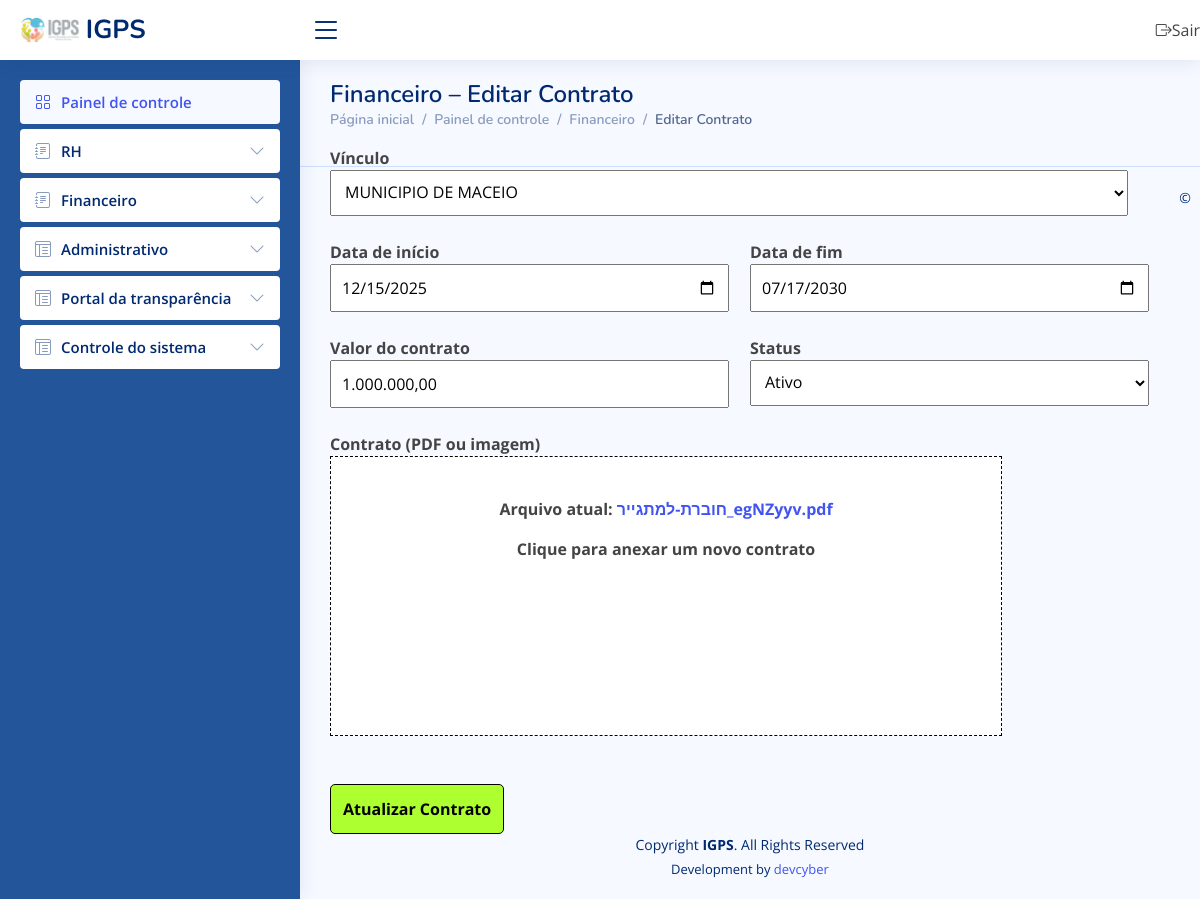
The page /editar_contrato/2/ (signed in) on the database its author committed.
### corpo/models.py (models this page shows)
class ContratoReceita(models.Model):
    vinculo = models.CharField(max_length=200)
    nome_vinculo = models.CharField(max_length=200)
    data_inicio = models.CharField(max_length=100)
    data_fim = models.CharField(max_length=100)
    contrato = models.FileField(null=True)
    valor = models.CharField(max_length=200)
    valor_atual_gasto = models.CharField(max_length=200)
    valor_atual_recebido = models.CharField(max_length=200, null=True)
    status = models.CharField(max_length=200)

### corpo/views.py (the view)
# urls.py: url(r'editar_contrato/(?P<cod>[0-9]+)/', views.editar_contrato, name="editar_contrato"),
@login_required
def editar_contrato(request, cod):
    msg = ''
    if request.method == 'POST':
        vinculo = request.POST.get('vinculo').split('=')[0]
        nome_vinculo = request.POST.get('vinculo').split('=')[1]
        data_inicio = request.POST.get('data_inicio')
        data_fim = request.POST.get('data_fim')
        valor = request.POST.get('valor')
        contrato = request.FILES.get('contrato')
        if contrato != None and contrato != '':
            ContratoReceita.objects.filter(id=cod).update(vinculo=vinculo, nome_vinculo=nome_vinculo, data_inicio=data_inicio, data_fim=data_fim, valor=valor, contrato=contrato)
        else:
            ContratoReceita.objects.filter(id=cod).update(vinculo=vinculo, nome_vinculo=nome_vinculo, data_inicio=data_inicio, data_fim=data_fim, valor=valor)
        msg = 'Salvo!'
        localizar_ip = LocationService()
        resultado = localizar_ip.get_location(str(request.META.get('REMOTE_ADDR')))
        Logs(usuario=request.user.username, data_hora=datetime.now(), dados_post=request.POST.items(), dados_pc_acesso=request.META.get('HTTP_USER_AGENT', ''), ip=request.META.get('REMOTE_ADDR'), tipo_acesso=request.method, pagina=request.path, endereco=resultado).save()
    else:
        localizar_ip = LocationService()
        resultado = localizar_ip.get_location(str(request.META.get('REMOTE_ADDR')))
        Logs(usuario=request.user, data_hora=datetime.now(), dados_post='', dados_pc_acesso=request.META.get('HTTP_USER_AGENT', ''), ip=request.META.get('REMOTE_ADDR'), tipo_acesso=request.method, pagina=request.path, endereco=resultado).save()
    return render(request, 'editar_contrato.html', {'permissao': request.user.last_name, 'msg': msg, 'entidades': Entidade.objects.filter(status=''), 'contrato': ContratoReceita.objects.filter(id=cod)})

### corpo/ip_to_endereco.py (called while the page is built)
    def get_location(self, ip_address):
        try:
            response = self.reader.city(ip_address)
            return str(response.city.name) + ', ' + str(response.subdivisions.most_specific.name) + ' - ' + str(response.country.name)
        except geoip2.errors.AddressNotFoundError:
            return "rastreamento sem exito"

### corpo/templates/editar_contrato.html (shortened to what this page needs)
{% extends 'painel.html' %}
{% block link %}
<h1>Financeiro – Editar Contrato</h1>
<nav>
    <ol class="breadcrumb">
        <li class="breadcrumb-item"><a href="/painel/">Página inicial</a></li>
        <li class="breadcrumb-item"><a href="/painel/">Painel de controle</a></li>
        <li class="breadcrumb-item"><a href="#">Financeiro</a></li>
        <li class="breadcrumb-item active">Editar Contrato</li>
    </ol>
</nav>
{% endblock %}
{% block content %}
<form method="POST" enctype="multipart/form-data">
{% for c in contrato %}
<div style="float:left; width:100%;">
    <div style="float:left; width:100%;">
        <label>Vínculo</label><br>
        <select name="vinculo" id="">
            {% for e in entidades %}
            <option value="{{ e.id }}={{ e.razao_social }}" {% if e.id == c.vinculo_id %}selected{% endif %}>{{ e.razao_social }}</option>
            {% endfor %}
        </select>
        <br><br>
    </div>
</div>
<div style="float:left; width:100%;">
    <div style="float:left; width:50%;">
        <label>Data de início</label><br>
        <input type="date" name="data_inicio" required value="{{ c.data_inicio }}">
        <br><br>
    </div>
    <div style="float:left; width:50%;">
        <label>Data de fim</label><br>
        <input type="date" name="data_fim" value="{{ c.data_fim }}">
        <br><br>
    </div>
</div>
<div style="float:left; width:100%;">
    <div style="float:left; width:50%;">
        <label>Valor do contrato</label><br>
        <input type="text" name="valor" placeholder="R$ 0,00" required value="{{ c.valor }}">
        <br><br>
    </div>
    <div style="float:left; width:50%;">
        <label>Status</label><br>
        <select name="status" required>
            <option value="Ativo" {% if c.status == "Ativo" %}selected{% endif %}>Ativo</option>
        </select>
        <br><br>
    </div>
</div>
<div style="float:left; width:100%;">
    <div style="float:left; width:100%;">
        <label>Contrato (PDF ou imagem)</label><br>
        <label for="arquivo_contrato"
               id="campo-contrato"
               style="
               border:1px dashed black;
               background:#fff;
               width:80%;
               height:280px;
               text-align:center;
               display:block;
               cursor:pointer;
               padding-top:40px;
               ">
            {% if c.contrato %}
            <p>Arquivo atual: <a href="{{ c.contrato }}" target="_blank">{{ c.contrato }}</a></p>
            <p>Clique para anexar um novo contrato</p>
            {% endif %}
        </label>
        <br><br>
    </div>
</div>
{% endfor %}
<div style="float:left; width:100%;">
    <button style="
        padding:12px;
        border-radius:5px;
        border:1px solid black;
        background:greenyellow;
        font-weight:bold;
    ">
        Atualizar Contrato
    </button>
</div>
</form>
{% endblock %}

### corpo/static/css/style_painel.css (style rules this page uses)
:root { scroll-behavior: smooth; }
body { font-family: "Open Sans", sans-serif; background: #f6f9ff; color: #444444; }
h1, h2, h3, h4, h5, h6 { font-family: "Nunito", sans-serif; }
.pagetitle h1 { font-size: 24px; margin-bottom: 0; font-weight: 600; color: #012970; }
.breadcrumb { font-size: 14px; font-family: "Nunito", sans-serif; color: #899bbd; font-weight: 600; }
.breadcrumb a { color: #899bbd; transition: 0.3s; }
.breadcrumb .breadcrumb-item::before { color: #899bbd; }
.breadcrumb .active { color: #51678f; font-weight: 600; }

### corpo/templates/editar_contrato.html (style rules this page uses)
input, select, textarea { padding: 10px; width: 95%; }
label { font-weight: bold; }

### rows shown on the page
ContratoReceita: data_inicio "12/15/2025", data_fim "07/17/2030", valor "1.000.000,00", contrato "חוברת-למתגייר_egNZyyv.pdf"

### other values the page prints
form field vinculo "MUNICIPIO DE MACEIO"
